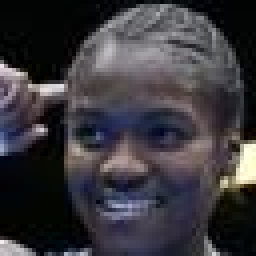
%> input picture dataset/training/004055.jpg, 64 x 64 px (shown 4 times larger)
$ octave GANTeng_v2.m   (GNU Octave 9; MATLAB toolbox functions it lacks are replaced by stand-ins)
%> lines starting %> are read from the running program, lines starting %| are printed output that depends on the picture
%% ============================================================
%  FACE-GAN (CelebA-style) + FSM Hardware Simulation
%  ============================================================
%  Folder Structure:
%   dataset/training/*.jpg
%   dataset/validation/*.jpg
%   dataset/testing/*.jpg
%
%  Output Folder:
%   outputs/
%     ├── output_epoch_01_float.png
%     ├── output_epoch_01_fixed.png
%     └── ...
%
%  Features:
%   - Generator + Discriminator (ReLU, tanh, bias)
%   - 40 Epoch Training
%   - Hardware Simulation using FSM approach
%   - Clock Cycle estimation
%   - Automatic output saving
%  ============================================================

clear; clc; close all;

%% ================================
% 1. Dataset Loading
% ================================
baseDir = 'dataset';
trainDir = fullfile(baseDir, 'training');
valDir   = fullfile(baseDir, 'validation');
testDir  = fullfile(baseDir, 'testing');

trainFiles = dir(fullfile(trainDir, '*.jpg'));
valFiles   = dir(fullfile(valDir, '*.jpg'));
testFiles  = dir(fullfile(testDir, '*.jpg'));

numTrain = numel(trainFiles);
numVal   = numel(valFiles);
numTest  = numel(testFiles);
fprintf('Loaded %d train, %d val, %d test images.\n', numTrain, numVal, numTest);

imgSize = [64 64];
for i = 1:numTrain
    img = im2double(imresize(imread(fullfile(trainDir, trainFiles(i).name)), imgSize));
    X_train(:, i) = reshape(img, [], 1);
end

%% ================================
% 2. Network Initialization
% ================================
img_dim  = size(X_train, 1);
%> img_dim = 12288
z_dim    = 100;
hidden_g = 256;
hidden_d = 128;
epochs   = 40;
lr       = 0.0005;
rng(42);

Wg1 = randn(hidden_g, z_dim) * 0.02; bg1 = randn(hidden_g, 1) * 0.01;
Wg2 = randn(img_dim, hidden_g) * 0.02; bg2 = randn(img_dim, 1) * 0.01;
Wd1 = randn(hidden_d, img_dim) * 0.02; bd1 = randn(hidden_d, 1) * 0.01;
Wd2 = randn(1, hidden_d) * 0.02; bd2 = randn(1, 1) * 0.01;

lossD = zeros(epochs,1); lossG = zeros(epochs,1);

%% ================================
% 3. Create Output Folder
% ================================
outputDir = 'outputs';
if ~exist(outputDir, 'dir')
    mkdir(outputDir);
end

%% ================================
% 4. Training Loop (40 Epochs)
% ================================
for epoch = 1:epochs
    z = randn(z_dim, 1);
    h_g1 = max(0, Wg1*z + bg1);
    img_fake = tanh(Wg2*h_g1 + bg2);

    idx = randi(numTrain);
    x_real = X_train(:, idx);

    h_d1_real = max(0, Wd1*x_real + bd1);
    h_d1_fake = max(0, Wd1*img_fake + bd1);
    out_real = 1 ./ (1 + exp(-(Wd2*h_d1_real + bd2)));
    out_fake = 1 ./ (1 + exp(-(Wd2*h_d1_fake + bd2)));

    lossD(epoch) = -mean(log(out_real) + log(1 - out_fake));
    lossG(epoch) = -mean(log(out_fake));

    % Backpropagation (simplified gradient update)
    grad_out_fake = out_fake - 1;
    grad_Wd2 = grad_out_fake * h_d1_fake';
    grad_bd2 = sum(grad_out_fake);
    grad_h_d1_fake = (Wd2' * grad_out_fake) .* (h_d1_fake>0);
    grad_Wd1 = grad_h_d1_fake * img_fake';
    grad_bd1 = sum(grad_h_d1_fake,2);

    Wd2 = Wd2 - lr*grad_Wd2; bd2 = bd2 - lr*grad_bd2;
    Wd1 = Wd1 - lr*grad_Wd1; bd1 = bd1 - lr*grad_bd1;

    grad_fake_to_D = (Wd1' * grad_h_d1_fake);
    grad_h_g2 = grad_fake_to_D .* (1 - img_fake.^2);
    grad_Wg2 = grad_h_g2 * h_g1';
    grad_bg2 = sum(grad_h_g2,2);
    grad_h_g1 = (Wg2' * grad_h_g2) .* (h_g1>0);
    grad_Wg1 = grad_h_g1 * z';
    grad_bg1 = sum(grad_h_g1,2);

    Wg2 = Wg2 - lr*grad_Wg2; bg2 = bg2 - lr*grad_bg2;
    Wg1 = Wg1 - lr*grad_Wg1; bg1 = bg1 - lr*grad_bg1;

    % Display every 10 epochs
    if mod(epoch,10) == 0
        img_disp = (reshape(img_fake, [64,64,3]) + 1) / 2;
        figure(1);
        subplot(1,2,1); imshow(img_disp); title(sprintf('Generated (Epoch %d)', epoch));
        subplot(1,2,2); plot(lossD(1:epoch),'r','LineWidth',1.5); hold on;
        plot(lossG(1:epoch),'b','LineWidth',1.5); hold off;
        legend('Discriminator','Generator'); title('Training Progress');
        drawnow;

        % Save image
        outPath = fullfile(outputDir, sprintf('output_epoch_%02d_float.png', epoch));
        imwrite(img_disp, outPath);
    end
end
%> this loop made 40 passes
%> out_real on passes 1 to 12: 0.489, 0.489, 0.49, 0.49, 0.49, 0.49, 0.49, 0.49, 0.491, 0.491, 0.491, 0.491
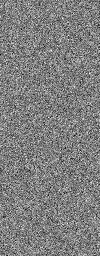
%> Wg1: size 256x100 double; min -0.0748, max 0.0746, mean 1.55e-05; drawn with min black and max white
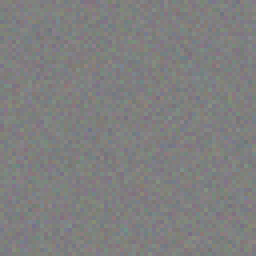
%> img_disp: size 64x64x3 double (shown 4 times larger); mean R, G, B 0.5, 0.5, 0.5
%> after the loop, Wd2 = 128 values, max 0.0505 at index 7, min -0.0465 at index 95, mean -0.0036; bd1 = 128 values, max 0.0277 at index 32, min -0.0213 at index 39, mean 0.00184; bg1 = 256 values, max 0.0222 at index 7, min -0.033 at index 40, mean -0.000897; lossD = 40 values, max 1.4 at index 22, min 1.37 at index 32, mean 1.39; lossG = 40 values, max 0.721 at index 17, min 0.692 at index 40, mean 0.706; outPath = 'outputs/output_epoch_40_float.png'
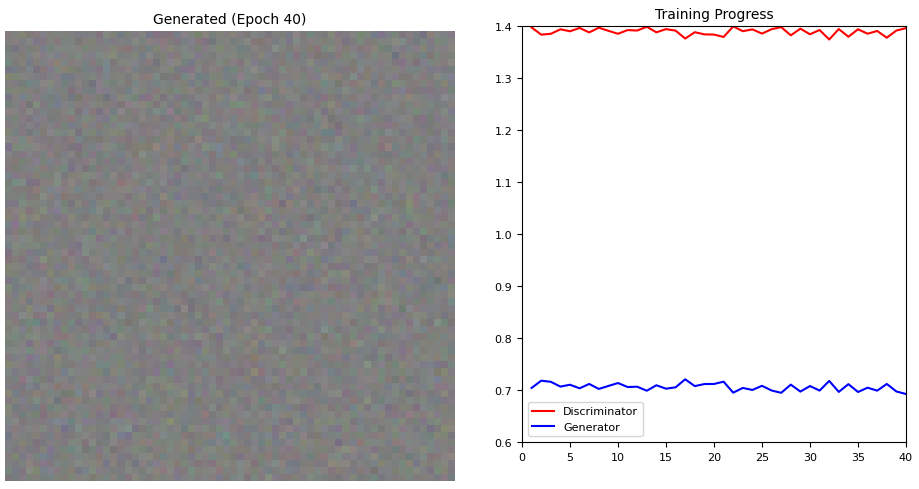
%> figure redrawn from the program's plot data, 2 panels

%% ================================
% 5. Hardware (Fixed-Point Q7.8) + FSM Simulation
% ================================
WL = 16; FL = 8;
%> (the run ends here)
